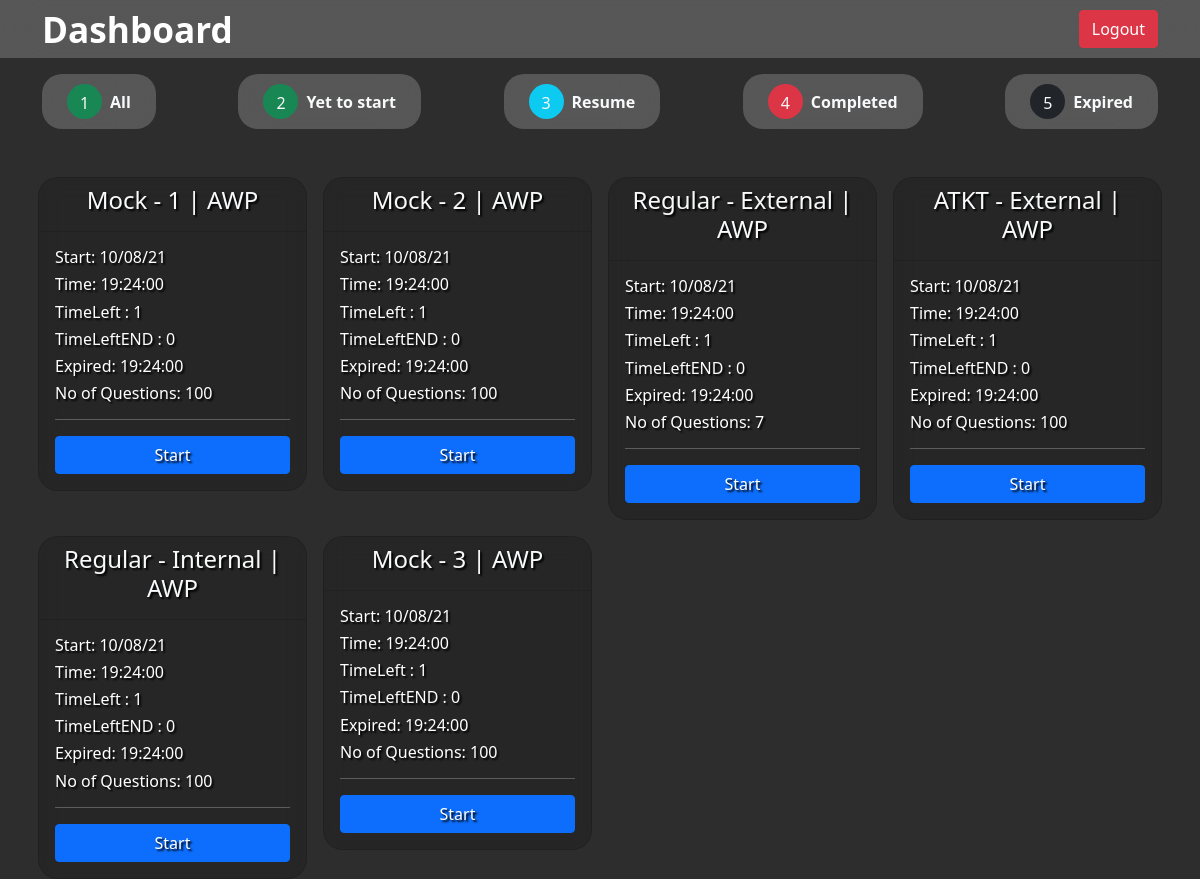
/index.php (signed in), run on the app's committed database.
### tables this page shows
CREATE TABLE `exampaper` (
  `id` int(255) NOT NULL,
  `exam_type` int(1) NOT NULL,
  `name` varchar(50) NOT NULL,
  `Questions` text NOT NULL,
  `subject_id` int(255) NOT NULL,
  `date` text NOT NULL,
  `endTime` text NOT NULL,
  `answers` text NOT NULL,
  `timeLimit` varchar(20) NOT NULL
);

CREATE TABLE `subject` (
  `id` int(255) NOT NULL,
  `sem` int(1) NOT NULL,
  `name` varchar(150) NOT NULL,
  `class_id` int(11) NOT NULL
);

### index.php (the view, shortened to what this page needs)
<?php require "db/db.php" ?>
<?php
$class_id = $_SESSION['class_id'];
$query = mysqli_query($con, "SELECT * FROM `exampaper` WHERE `subject_id` IN (SELECT id FROM `subject` WHERE `class_id` = $class_id)");
?>
<!DOCTYPE html>
<html lang="en">
<head>
	<link rel="stylesheet" href="assets/css/bootstrap.min.css" />
	<link rel="stylesheet" href="assets/css/style.css">
	<link rel="stylesheet" href="assets/css/student_profile.css">
</head>
<body>
	<div class="app">
		<?php include "includes/navbar-Prospector_Student.php" ?>
		<div class="container">
			<?php include "includes/Categories_Student.php" ?>
			<section id="allExams" class="row mt-4">
				<?php while ($row = mysqli_fetch_assoc($query)) : ?>
					<?php
					$examQuery = mysqli_query($con, "SELECT * FROM `answers` WHERE student_id = " . $_SESSION['student_id'] . " AND paper_id = " . $row['id']);
					$examData = mysqli_fetch_assoc($examQuery);
					?>
					<div class="col-lg-3 col-md-6 col-12 mt-3 zoom px-2">
						<div class="card">
							<div class="card-header bg-primary">
								<h4 class="text-center text-light">
									<?php $subject = mysqli_fetch_assoc(mysqli_query($con, "SELECT * FROM `subject` WHERE `id` = " . $row['subject_id'])) ?>
									<?php echo $row['exam_type'] == 1 ? "Regular - " : ($row['exam_type'] == 2 ? "ATKT - " : "Mock - "); ?>
									<?php echo $row['exam_type'] == 3 ? $row['name'] : ($row['name'] == '1' ? "Internal" : "External"); ?>
									<?php echo ' | ' . $subject['name'] ?>
								</h4>
							</div>
							<div class="card-body">
								<?php
								$date1 = date('d/m/y', strtotime($row['date']));
								$time = date('H:i:s', strtotime($row['date']));
								$end = date('H:i:s', strtotime($row['endTime']));
								$currTime = new DateTime($timezone = "Asia/Kolkata");
								$startTime = new DateTime($row['date'], new DateTimeZone("Asia/Kolkata"));
								$endTime = new DateTime($row['endTime'], new DateTimeZone("Asia/Kolkata"));
								$startTimeLeft = $currTime->diff($startTime);
								$endTimeLeft = $currTime->diff($endTime);
								?>
								<h6>Start: <?php echo $date1 ?></h6>
								<h6>Time: <?php echo $time ?></h6>
								<h6>TimeLeft : <?php echo $startTimeLeft->invert ?></h6>
								<h6>TimeLeftEND : <?php echo $endTimeLeft->invert ?></h6>
								<h6>Expired: <?php echo $end ?></h6>
								<h6>No of Questions: <?php print_r(count(json_decode(urldecode($row['Questions'])))) ?></h6>
								<hr />
								<a href="exam.php?id=<?php echo $row['id'] ?>" class="btn btn-primary d-block mx-auto <?php
																														echo $endTimeLeft->invert == '1' && $examData['submitted'] == '0' ? "" : ($startTimeLeft->invert == '0' ||
																															$endTimeLeft->invert == '1' ||
																															$examData['submitted'] == '1'
																															? "disabled"
																															: "");
																														?>">
									<?php
									echo isset($examData) ? ($examData['submitted'] == '1' ? "Completed" : "Resume") : "Start"
									?>
								</a>
							</div>
						</div>
					</div>
				<?php endwhile; ?>
			</section>
		</div>
	</div>
</body>
</html>

### assets/css/style.css (style rules this page uses)
* { margin: 0; padding: 0; box-sizing: border-box; }
.app { width: 100vw; height: 100vh; background-color: rgba(45, 45, 45); overflow-y: auto; }

### assets/css/student_profile.css (style rules this page uses)
.card-header.bg-primary { background: transparent !important; }
.card { background: rgba(0, 0, 0, 0.15) !important; backdrop-filter: blur(10px) !important; color: white; overflow: hidden; border-radius: 20px; transition: 0.2s all; text-shadow: 2px 2px 2px #000; }
.zoom { transition: transform 0.2s; padding: 0; }

### data on the page
exampaper: exam_type "Mock -", name "1", subject.name "AWP", date "10/08/21", date "19:24:00", date "1", endTime "0", endTime "19:24:00", value "100"
exampaper: exam_type "Mock -", name "2", subject.name "AWP", date "10/08/21", date "19:24:00", date "1", endTime "0", endTime "19:24:00", value "100"
exampaper: exam_type "Regular -", subject.name "AWP", date "10/08/21", date "19:24:00", date "1", endTime "0", endTime "19:24:00", value "7"
exampaper: exam_type "ATKT -", subject.name "AWP", date "10/08/21", date "19:24:00", date "1", endTime "0", endTime "19:24:00", value "100"
exampaper: exam_type "Regular -", subject.name "AWP", date "10/08/21", date "19:24:00", date "1", endTime "0", endTime "19:24:00", value "100"
exampaper: exam_type "Mock -", name "3", subject.name "AWP", date "10/08/21", date "19:24:00", date "1", endTime "0", endTime "19:24:00", value "100"
